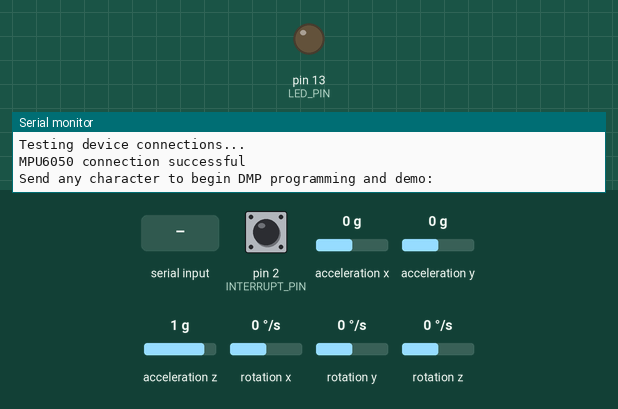
Recording of a sketch running on a simulated Arduino Leonardo, built with avr-gcc and run on an emulated ATmega32U4. Shown: output pins drawn as LEDs (lit = HIGH), the last lines printed to the serial monitor. Dashed ring = blinking. The test bench sets the inputs (shaded band); at power-on: acceleration z 1 g, acceleration x 0 g, acceleration y 0 g, rotation z 0 °/s, pin 2 (INTERRUPT_PIN) LOW, rotation x 0 °/s, rotation y 0 °/s. The sensor or clock chip raises its interrupt line as the real part does.

Above: at 0.8 s.
0.9 s: "1\n" received over Serial
At 2.27 s:
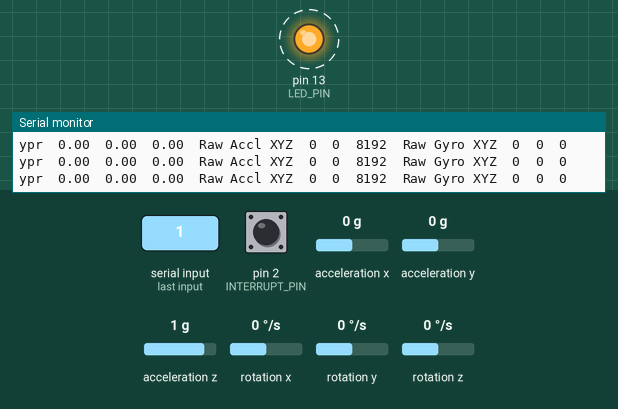
3.9 s: acceleration z set to -1.4 g
6.9 s: acceleration x set to -0.8 g
9.9 s: acceleration y set to -0.8 g
12.9 s: rotation z set to 100 °/s
15.9 s: acceleration x set to -1.4 g
Timing chart, 0 to 19.9 s (numbered marks = the images above; inputs shaded):
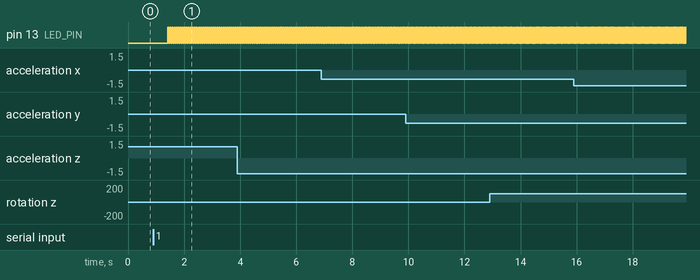

The sketch:

MPU6050_DMP6_using_DMP_V6.12.ino
```cpp
// I2C device class (I2Cdev) demonstration Arduino sketch for MPU6050 class using DMP (MotionApps v6.12)
// 6/21/2012 by Jeff Rowberg <jeff@rowberg.net>
// Updates should (hopefully) always be available at https://github.com/jrowberg/i2cdevlib
//
// Changelog:
//      2019-07-10 - Uses the new version of the DMP Firmware V6.12
//                 - Note: I believe the Teapot demo is broken with this versin as
//                 - the fifo buffer structure has changed
//      2016-04-18 - Eliminated a potential infinite loop
//      2013-05-08 - added seamless Fastwire support
//                 - added note about gyro calibration
//      2012-06-21 - added note about Arduino 1.0.1 + Leonardo compatibility error
//      2012-06-20 - improved FIFO overflow handling and simplified read process
//      2012-06-19 - completely rearranged DMP initialization code and simplification
//      2012-06-13 - pull gyro and accel data from FIFO packet instead of reading directly
//      2012-06-09 - fix broken FIFO read sequence and change interrupt detection to RISING
//      2012-06-05 - add gravity-compensated initial reference frame acceleration output
//                 - add 3D math helper file to DMP6 example sketch
//                 - add Euler output and Yaw/Pitch/Roll output formats
//      2012-06-04 - remove accel offset clearing for better results (thanks Sungon Lee)
//      2012-06-01 - fixed gyro sensitivity to be 2000 deg/sec instead of 250
//      2012-05-30 - basic DMP initialization working

/* ============================================
  I2Cdev device library code is placed under the MIT license
  Copyright (c) 2012 Jeff Rowberg

  Permission is hereby granted, free of charge, to any person obtaining a copy
  of this software and associated documentation files (the "Software"), to deal
  in the Software without restriction, including without limitation the rights
  to use, copy, modify, merge, publish, distribute, sublicense, and/or sell
  copies of the Software, and to permit persons to whom the Software is
  furnished to do so, subject to the following conditions:

  The above copyright notice and this permission notice shall be included in
  all copies or substantial portions of the Software.

  THE SOFTWARE IS PROVIDED "AS IS", WITHOUT WARRANTY OF ANY KIND, EXPRESS OR
  IMPLIED, INCLUDING BUT NOT LIMITED TO THE WARRANTIES OF MERCHANTABILITY,
  FITNESS FOR A PARTICULAR PURPOSE AND NONINFRINGEMENT. IN NO EVENT SHALL THE
  AUTHORS OR COPYRIGHT HOLDERS BE LIABLE FOR ANY CLAIM, DAMAGES OR OTHER
  LIABILITY, WHETHER IN AN ACTION OF CONTRACT, TORT OR OTHERWISE, ARISING FROM,
  OUT OF OR IN CONNECTION WITH THE SOFTWARE OR THE USE OR OTHER DEALINGS IN
  THE SOFTWARE.
  ===============================================
*/

// I2Cdev and MPU6050 must be installed as libraries, or else the .cpp/.h files
// for both classes must be in the include path of your project
#include "I2Cdev.h"

#include "MPU6050_6Axis_MotionApps_V6_12.h"
//#include "MPU6050/MPU6050.h" // not necessary if using MotionApps include file

// Arduino Wire library is required if I2Cdev I2CDEV_ARDUINO_WIRE implementation
// is used in I2Cdev.h
#if I2CDEV_IMPLEMENTATION == I2CDEV_ARDUINO_WIRE
#include "Wire.h"
#endif

// class default I2C address is 0x68
// specific I2C addresses may be passed as a parameter here
// AD0 low = 0x68 (default for SparkFun breakout and InvenSense evaluation board)
// AD0 high = 0x69
MPU6050 mpu;
//MPU6050 mpu(0x69); // <-- use for AD0 high

/* =========================================================================
   NOTE: In addition to connection 3.3v, GND, SDA, and SCL, this sketch
   depends on the MPU-6050's INT pin being connected to the Arduino's
   external interrupt #0 pin. On the Arduino Uno and Mega 2560, this is
   digital I/O pin 2.
   ========================================================================= */

/* =========================================================================
   NOTE: Arduino v1.0.1 with the Leonardo board generates a compile error
   when using Serial.write(buf, len). The Teapot output uses this method.
   The solution requires a modification to the Arduino USBAPI.h file, which
   is fortunately simple, but annoying. This will be fixed in the next IDE
   release. For more info, see these links:

   http://arduino.cc/forum/index.php/topic,109987.0.html
   http://code.google.com/p/arduino/issues/detail?id=958
   ========================================================================= */


// uncomment "OUTPUT_READABLE_QUATERNION" if you want to see the actual
// quaternion components in a [w, x, y, z] format (not best for parsing
// on a remote host such as Processing or something though)
//#define OUTPUT_READABLE_QUATERNION

// uncomment "OUTPUT_READABLE_EULER" if you want to see Euler angles
// (in degrees) calculated from the quaternions coming from the FIFO.
// Note that Euler angles suffer from gimbal lock (for more info, see
// http://en.wikipedia.org/wiki/Gimbal_lock)
//#define OUTPUT_READABLE_EULER

// uncomment "OUTPUT_READABLE_YAWPITCHROLL" if you want to see the yaw/
// pitch/roll angles (in degrees) calculated from the quaternions coming
// from the FIFO. Note this also requires gravity vector calculations.
// Also note that yaw/pitch/roll angles suffer from gimbal lock (for
// more info, see: http://en.wikipedia.org/wiki/Gimbal_lock)
#define OUTPUT_READABLE_YAWPITCHROLL

// uncomment "OUTPUT_READABLE_REALACCEL" if you want to see acceleration
// components with gravity removed. This acceleration reference frame is
// not compensated for orientation, so +X is always +X according to the
// sensor, just without the effects of gravity. If you want acceleration
// compensated for orientation, us OUTPUT_READABLE_WORLDACCEL instead.
//#define OUTPUT_READABLE_REALACCEL

// uncomment "OUTPUT_READABLE_WORLDACCEL" if you want to see acceleration
// components with gravity removed and adjusted for the world frame of
// reference (yaw is relative to initial orientation, since no magnetometer
// is present in this case). Could be quite handy in some cases.
//#define OUTPUT_READABLE_WORLDACCEL

// uncomment "OUTPUT_TEAPOT" if you want output that matches the
// format used for the InvenSense teapot demo
//#define OUTPUT_TEAPOT


#define INTERRUPT_PIN 2  // use pin 2 on Arduino Uno & most boards
#define LED_PIN 13 // (Arduino is 13, Teensy is 11, Teensy++ is 6)
bool blinkState = false;

// MPU control/status vars
bool dmpReady = false;  // set true if DMP init was successful
uint8_t mpuIntStatus;   // holds actual interrupt status byte from MPU
uint8_t devStatus;      // return status after each device operation (0 = success, !0 = error)
uint16_t packetSize;    // expected DMP packet size (default is 42 bytes)
uint16_t fifoCount;     // count of all bytes currently in FIFO
uint8_t fifoBuffer[64]; // FIFO storage buffer

// orientation/motion vars
Quaternion q;           // [w, x, y, z]         quaternion container
VectorInt16 aa;         // [x, y, z]            accel sensor measurements
VectorInt16 gy;         // [x, y, z]            gyro sensor measurements
VectorInt16 aaReal;     // [x, y, z]            gravity-free accel sensor measurements
VectorInt16 aaWorld;    // [x, y, z]            world-frame accel sensor measurements
VectorFloat gravity;    // [x, y, z]            gravity vector
float euler[3];         // [psi, theta, phi]    Euler angle container
float ypr[3];           // [yaw, pitch, roll]   yaw/pitch/roll container and gravity vector

// packet structure for InvenSense teapot demo
uint8_t teapotPacket[14] = { '$', 0x02, 0, 0, 0, 0, 0, 0, 0, 0, 0x00, 0x00, '\r', '\n' };


// ================================================================
// ===               INTERRUPT DETECTION ROUTINE                ===
// ================================================================

volatile bool mpuInterrupt = false;     // indicates whether MPU interrupt pin has gone high
void dmpDataReady() {
  mpuInterrupt = true;
}


// ================================================================
// ===                      INITIAL SETUP                       ===
// ================================================================

void setup() {
  // join I2C bus (I2Cdev library doesn't do this automatically)
#if I2CDEV_IMPLEMENTATION == I2CDEV_ARDUINO_WIRE
  Wire.begin();
  Wire.setClock(400000); // 400kHz I2C clock. Comment this line if having compilation difficulties
#elif I2CDEV_IMPLEMENTATION == I2CDEV_BUILTIN_FASTWIRE
  Fastwire::setup(400, true);
#endif

  // initialize serial communication
  // (115200 chosen because it is required for Teapot Demo output, but it's
  // really up to you depending on your project)
  Serial.begin(115200);
  while (!Serial); // wait for Leonardo enumeration, others continue immediately

  // NOTE: 8MHz or slower host processors, like the Teensy @ 3.3V or Arduino
  // Pro Mini running at 3.3V, cannot handle this baud rate reliably due to
  // the baud timing being too misaligned with processor ticks. You must use
  // 38400 or slower in these cases, or use some kind of external separate
  // crystal solution for the UART timer.

  // initialize device
  Serial.println(F("Initializing I2C devices..."));
  mpu.initialize();
  pinMode(INTERRUPT_PIN, INPUT);

  // verify connection
  Serial.println(F("Testing device connections..."));
  Serial.println(mpu.testConnection() ? F("MPU6050 connection successful") : F("MPU6050 connection failed"));

  // wait for ready
  Serial.println(F("\nSend any character to begin DMP programming and demo: "));
  while (Serial.available() && Serial.read()); // empty buffer
  while (!Serial.available());                 // wait for data
  while (Serial.available() && Serial.read()); // empty buffer again

  // load and configure the DMP
  Serial.println(F("Initializing DMP..."));
  devStatus = mpu.dmpInitialize();

  // supply your own gyro offsets here, scaled for min sensitivity
  mpu.setXGyroOffset(51);
  mpu.setYGyroOffset(8);
  mpu.setZGyroOffset(21);
  mpu.setXAccelOffset(1150);
  mpu.setYAccelOffset(-50);
  mpu.setZAccelOffset(1060);
  // make sure it worked (returns 0 if so)
  if (devStatus == 0) {
    // Calibration Time: generate offsets and calibrate our MPU6050
    mpu.CalibrateAccel(6);
    mpu.CalibrateGyro(6);
    Serial.println();
    mpu.PrintActiveOffsets();
    // turn on the DMP, now that it's ready
    Serial.println(F("Enabling DMP..."));
    mpu.setDMPEnabled(true);

    // enable Arduino interrupt detection
    Serial.print(F("Enabling interrupt detection (Arduino external interrupt "));
    Serial.print(digitalPinToInterrupt(INTERRUPT_PIN));
    Serial.println(F(")..."));
    attachInterrupt(digitalPinToInterrupt(INTERRUPT_PIN), dmpDataReady, RISING);
    mpuIntStatus = mpu.getIntStatus();

    // set our DMP Ready flag so the main loop() function knows it's okay to use it
    Serial.println(F("DMP ready! Waiting for first interrupt..."));
    dmpReady = true;

    // get expected DMP packet size for later comparison
    packetSize = mpu.dmpGetFIFOPacketSize();
  } else {
    // ERROR!
    // 1 = initial memory load failed
    // 2 = DMP configuration updates failed
    // (if it's going to break, usually the code will be 1)
    Serial.print(F("DMP Initialization failed (code "));
    Serial.print(devStatus);
    Serial.println(F(")"));
  }

  // configure LED for output
  pinMode(LED_PIN, OUTPUT);
}


// ================================================================
// ===                    MAIN PROGRAM LOOP                     ===
// ================================================================

void loop() {
  // if programming failed, don't try to do anything
  if (!dmpReady) return;
  // read a packet from FIFO
  if (mpu.dmpGetCurrentFIFOPacket(fifoBuffer)) { // Get the Latest packet

#ifdef OUTPUT_READABLE_QUATERNION
    // display quaternion values in easy matrix form: w x y z
    mpu.dmpGetQuaternion(&q, fifoBuffer);
    Serial.print("quat\t");
    Serial.print(q.w);
    Serial.print("\t");
    Serial.print(q.x);
    Serial.print("\t");
    Serial.print(q.y);
    Serial.print("\t");
    Serial.println(q.z);
#endif

#ifdef OUTPUT_READABLE_EULER
    // display Euler angles in degrees
    mpu.dmpGetQuaternion(&q, fifoBuffer);
    mpu.dmpGetEuler(euler, &q);
    Serial.print("euler\t");
    Serial.print(euler[0] * 180 / M_PI);
    Serial.print("\t");
    Serial.print(euler[1] * 180 / M_PI);
    Serial.print("\t");
    Serial.println(euler[2] * 180 / M_PI);
#endif

#ifdef OUTPUT_READABLE_YAWPITCHROLL
    // display Euler angles in degrees
    mpu.dmpGetQuaternion(&q, fifoBuffer);
    mpu.dmpGetGravity(&gravity, &q);
    mpu.dmpGetYawPitchRoll(ypr, &q, &gravity);
    Serial.print("ypr\t");
    Serial.print(ypr[0] * 180 / M_PI);
    Serial.print("\t");
    Serial.print(ypr[1] * 180 / M_PI);
    Serial.print("\t");
    Serial.print(ypr[2] * 180 / M_PI);
    ///*
      mpu.dmpGetAccel(&aa, fifoBuffer);
      Serial.print("\tRaw Accl XYZ\t");
      Serial.print(aa.x);
      Serial.print("\t");
      Serial.print(aa.y);
      Serial.print("\t");
      Serial.print(aa.z);
      mpu.dmpGetGyro(&gy, fifoBuffer);
      Serial.print("\tRaw Gyro XYZ\t");
      Serial.print(gy.x);
      Serial.print("\t");
      Serial.print(gy.y);
      Serial.print("\t");
      Serial.print(gy.z);
    //*/
    Serial.println();

#endif

#ifdef OUTPUT_READABLE_REALACCEL
    // display real acceleration, adjusted to remove gravity
    mpu.dmpGetQuaternion(&q, fifoBuffer);
    mpu.dmpGetAccel(&aa, fifoBuffer);
    mpu.dmpGetGravity(&gravity, &q);
    mpu.dmpGetLinearAccel(&aaReal, &aa, &gravity);
    Serial.print("areal\t");
    Serial.print(aaReal.x);
    Serial.print("\t");
    Serial.print(aaReal.y);
    Serial.print("\t");
    Serial.println(aaReal.z);
#endif

#ifdef OUTPUT_READABLE_WORLDACCEL
    // display initial world-frame acceleration, adjusted to remove gravity
    // and rotated based on known orientation from quaternion
    mpu.dmpGetQuaternion(&q, fifoBuffer);
    mpu.dmpGetAccel(&aa, fifoBuffer);
    mpu.dmpGetGravity(&gravity, &q);
    mpu.dmpGetLinearAccel(&aaReal, &aa, &gravity);
    mpu.dmpGetLinearAccelInWorld(&aaWorld, &aaReal, &q);
    Serial.print("aworld\t");
    Serial.print(aaWorld.x);
    Serial.print("\t");
    Serial.print(aaWorld.y);
    Serial.print("\t");
    Serial.println(aaWorld.z);
#endif

#ifdef OUTPUT_TEAPOT
    // display quaternion values in InvenSense Teapot demo format:
    teapotPacket[2] = fifoBuffer[0];
    teapotPacket[3] = fifoBuffer[1];
    teapotPacket[4] = fifoBuffer[4];
    teapotPacket[5] = fifoBuffer[5];
    teapotPacket[6] = fifoBuffer[8];
    teapotPacket[7] = fifoBuffer[9];
    teapotPacket[8] = fifoBuffer[12];
    teapotPacket[9] = fifoBuffer[13];
    Serial.write(teapotPacket, 14);
    teapotPacket[11]++; // packetCount, loops at 0xFF on purpose
#endif

    // blink LED to indicate activity
    blinkState = !blinkState;
    digitalWrite(LED_PIN, blinkState);
  }
}
```

Measured:
- after the input at 0.9 s, pin 13 (LED_PIN): alternates HIGH for 0.01 s and LOW for 0.01 s, starting after 0.52 s
